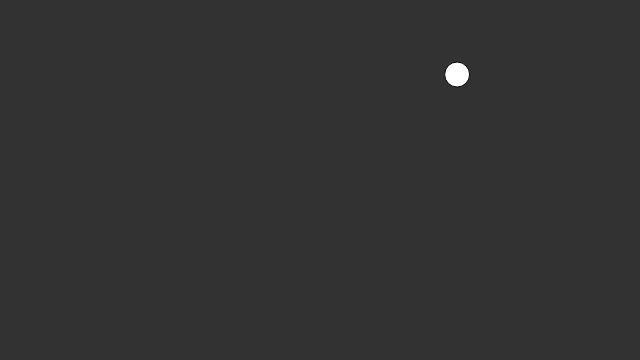
Frame 1 (no input)
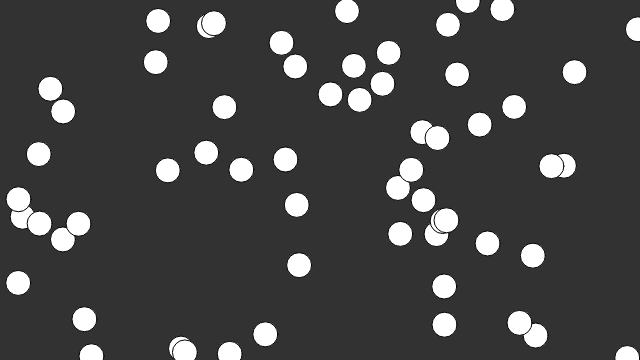
Frame 60 (no input)
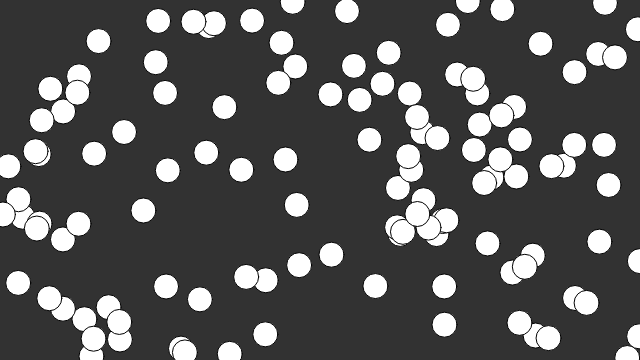
Frame 120 (the mouse pressed at the canvas centre since frame 60)

The p5.js sketch that drew these frames (run headless with seeded random() and noise() and a simulated clock; from frame 60 on, the mouse is pressed at the canvas centre):

// p5.js sketch
// ── sketch.js
var circleX;
var circleY;

function setup() {
  createCanvas(640, 360);
  background(50);
}

function draw() {
  circleX = random(width);
  circleY = random(height);

  fill(255);
  ellipse(circleX, circleY, 25, 25);
}
